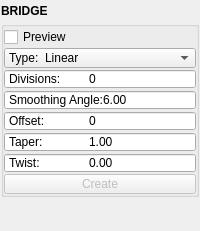
<?xml version="1.0" encoding="UTF-8"?>
<ui version="4.0">
 <class>QtUi</class>
 <widget class="QMainWindow" name="QtUi">
  <property name="geometry">
   <rect>
    <x>0</x>
    <y>0</y>
    <width>200</width>
    <height>231</height>
   </rect>
  </property>
  <property name="tabShape">
   <enum>QTabWidget::Triangular</enum>
  </property>
  <property name="dockNestingEnabled">
   <bool>true</bool>
  </property>
  <property name="dockOptions">
   <set>QMainWindow::AllowNestedDocks|QMainWindow::AllowTabbedDocks|QMainWindow::AnimatedDocks|QMainWindow::ForceTabbedDocks</set>
  </property>
  <property name="bnabled" stdset="0">
   <bool>true</bool>
  </property>
  <widget class="QWidget" name="central_widget">
   <property name="minimumSize">
    <size>
     <width>200</width>
     <height>0</height>
    </size>
   </property>
   <layout class="QVBoxLayout" name="verticalLayout_2">
    <property name="leftMargin">
     <number>1</number>
    </property>
    <property name="topMargin">
     <number>1</number>
    </property>
    <property name="rightMargin">
     <number>1</number>
    </property>
    <property name="bottomMargin">
     <number>1</number>
    </property>
    <item>
     <layout class="QVBoxLayout" name="verticalLayout">
      <property name="spacing">
       <number>0</number>
      </property>
      <item>
       <widget class="Header" name="header">
        <property name="minimumSize">
         <size>
          <width>0</width>
          <height>20</height>
         </size>
        </property>
        <property name="maximumSize">
         <size>
          <width>16777215</width>
          <height>20</height>
         </size>
        </property>
        <property name="font">
         <font>
          <weight>75</weight>
          <bold>true</bold>
         </font>
        </property>
        <property name="text">
         <string>BRIDGE</string>
        </property>
       </widget>
      </item>
      <item>
       <widget class="QGroupBox" name="duplicate">
        <property name="title">
         <string/>
        </property>
        <layout class="QGridLayout" name="gridLayout_4">
         <property name="leftMargin">
          <number>0</number>
         </property>
         <property name="topMargin">
          <number>0</number>
         </property>
         <property name="rightMargin">
          <number>0</number>
         </property>
         <property name="bottomMargin">
          <number>0</number>
         </property>
         <property name="horizontalSpacing">
          <number>0</number>
         </property>
         <property name="verticalSpacing">
          <number>1</number>
         </property>
         <item row="1" column="0" colspan="2">
          <layout class="QHBoxLayout" name="horizontalLayout">
           <property name="spacing">
            <number>0</number>
           </property>
           <item>
            <widget class="QCheckBox" name="chk000">
             <property name="minimumSize">
              <size>
               <width>0</width>
               <height>20</height>
              </size>
             </property>
             <property name="maximumSize">
              <size>
               <width>16777215</width>
               <height>20</height>
              </size>
             </property>
             <property name="toolTip">
              <string>Start the operation using any selected mesh objects.</string>
             </property>
             <property name="text">
              <string>Preview</string>
             </property>
             <property name="iconSize">
              <size>
               <width>18</width>
               <height>18</height>
              </size>
             </property>
             <property name="checkable">
              <bool>true</bool>
             </property>
            </widget>
           </item>
          </layout>
         </item>
         <item row="6" column="0" colspan="2">
          <widget class="DoubleSpinBox" name="s003">
           <property name="minimumSize">
            <size>
             <width>0</width>
             <height>20</height>
            </size>
           </property>
           <property name="maximumSize">
            <size>
             <width>16777215</width>
             <height>20</height>
            </size>
           </property>
           <property name="toolTip">
            <string>&lt;html&gt;&lt;head/&gt;&lt;body&gt;&lt;p&gt;&lt;span style=&quot; font-family:'Times New Roman'; font-size:medium; color:#000000; background-color:#ffffff;&quot;&gt;Taper or Scale along the extrusion path &lt;/span&gt;&lt;span style=&quot; font-family:'Times New Roman'; font-size:medium; font-style:italic; color:#000000; background-color:#ffffff;&quot;&gt;Default:&lt;/span&gt;&lt;span style=&quot; font-family:'Times New Roman'; font-size:medium; color:#000000; background-color:#ffffff;&quot;&gt; 1.0&lt;/span&gt;&lt;/p&gt;&lt;/body&gt;&lt;/html&gt;</string>
           </property>
           <property name="buttonSymbols">
            <enum>QAbstractSpinBox::NoButtons</enum>
           </property>
           <property name="prefix">
            <string>Taper:	</string>
           </property>
           <property name="decimals">
            <number>2</number>
           </property>
           <property name="minimum">
            <double>0.000000000000000</double>
           </property>
           <property name="maximum">
            <double>10000.000000000000000</double>
           </property>
           <property name="singleStep">
            <double>1.000000000000000</double>
           </property>
           <property name="value">
            <double>1.000000000000000</double>
           </property>
          </widget>
         </item>
         <item row="9" column="0" colspan="2">
          <layout class="QHBoxLayout" name="horizontalLayout_2">
           <property name="spacing">
            <number>0</number>
           </property>
           <item>
            <widget class="QPushButton" name="b000">
             <property name="enabled">
              <bool>false</bool>
             </property>
             <property name="minimumSize">
              <size>
               <width>0</width>
               <height>20</height>
              </size>
             </property>
             <property name="maximumSize">
              <size>
               <width>16777215</width>
               <height>20</height>
              </size>
             </property>
             <property name="toolTip">
              <string>Finish the operation.</string>
             </property>
             <property name="layoutDirection">
              <enum>Qt::RightToLeft</enum>
             </property>
             <property name="text">
              <string>Create</string>
             </property>
             <property name="autoDefault">
              <bool>false</bool>
             </property>
             <property name="default">
              <bool>false</bool>
             </property>
             <property name="flat">
              <bool>false</bool>
             </property>
             <property name="bnabled" stdset="0">
              <bool>true</bool>
             </property>
            </widget>
           </item>
          </layout>
         </item>
         <item row="3" column="0" colspan="2">
          <widget class="QSpinBox" name="s000">
           <property name="minimumSize">
            <size>
             <width>0</width>
             <height>20</height>
            </size>
           </property>
           <property name="maximumSize">
            <size>
             <width>16777215</width>
             <height>20</height>
            </size>
           </property>
           <property name="toolTip">
            <string>&lt;html&gt;&lt;head/&gt;&lt;body&gt;&lt;p&gt;&lt;span style=&quot; font-family:'Times New Roman'; font-size:medium; color:#000000; background-color:#ffffff;&quot;&gt;The number of subdivisions in the bridging faces (resulting in (divisions+1) row of faces). &lt;/span&gt;&lt;span style=&quot; font-family:'Times New Roman'; font-size:medium; font-style:italic; color:#000000; background-color:#ffffff;&quot;&gt;Default:&lt;/span&gt;&lt;span style=&quot; font-family:'Times New Roman'; font-size:medium; color:#000000; background-color:#ffffff;&quot;&gt; 1&lt;/span&gt;&lt;/p&gt;&lt;/body&gt;&lt;/html&gt;</string>
           </property>
           <property name="buttonSymbols">
            <enum>QAbstractSpinBox::NoButtons</enum>
           </property>
           <property name="prefix">
            <string>Divisions:	</string>
           </property>
           <property name="minimum">
            <number>0</number>
           </property>
           <property name="maximum">
            <number>1000</number>
           </property>
          </widget>
         </item>
         <item row="5" column="0" colspan="2">
          <widget class="DoubleSpinBox" name="s002">
           <property name="minimumSize">
            <size>
             <width>0</width>
             <height>20</height>
            </size>
           </property>
           <property name="maximumSize">
            <size>
             <width>16777215</width>
             <height>20</height>
            </size>
           </property>
           <property name="toolTip">
            <string>&lt;html&gt;&lt;head/&gt;&lt;body&gt;&lt;p&gt;&lt;span style=&quot; font-family:'Times New Roman'; font-size:medium; color:#000000; background-color:#ffffff;&quot;&gt;Add offset to which vertices are connected. &lt;/span&gt;&lt;span style=&quot; font-family:'Times New Roman'; font-size:medium; font-style:italic; color:#000000; background-color:#ffffff;&quot;&gt;Default:&lt;/span&gt;&lt;span style=&quot; font-family:'Times New Roman'; font-size:medium; color:#000000; background-color:#ffffff;&quot;&gt; 0&lt;/span&gt;&lt;/p&gt;&lt;/body&gt;&lt;/html&gt;</string>
           </property>
           <property name="buttonSymbols">
            <enum>QAbstractSpinBox::NoButtons</enum>
           </property>
           <property name="prefix">
            <string>Offset:	</string>
           </property>
           <property name="decimals">
            <number>0</number>
           </property>
           <property name="minimum">
            <double>0.000000000000000</double>
           </property>
           <property name="maximum">
            <double>10000.000000000000000</double>
           </property>
           <property name="singleStep">
            <double>1.000000000000000</double>
           </property>
           <property name="value">
            <double>0.000000000000000</double>
           </property>
          </widget>
         </item>
         <item row="4" column="0" colspan="2">
          <widget class="DoubleSpinBox" name="s001">
           <property name="minimumSize">
            <size>
             <width>0</width>
             <height>20</height>
            </size>
           </property>
           <property name="maximumSize">
            <size>
             <width>16777215</width>
             <height>20</height>
            </size>
           </property>
           <property name="toolTip">
            <string>&lt;html&gt;&lt;head/&gt;&lt;body&gt;&lt;p&gt;&lt;span style=&quot; font-family:'Times New Roman'; font-size:medium; color:#000000; background-color:#ffffff;&quot;&gt;Angle below which new edges will be smoothed &lt;/span&gt;&lt;span style=&quot; font-family:'Times New Roman'; font-size:medium; font-style:italic; color:#000000; background-color:#ffffff;&quot;&gt;Default:&lt;/span&gt;&lt;span style=&quot; font-family:'Times New Roman'; font-size:medium; color:#000000; background-color:#ffffff;&quot;&gt; kPi/6.0&lt;/span&gt;&lt;/p&gt;&lt;/body&gt;&lt;/html&gt;</string>
           </property>
           <property name="buttonSymbols">
            <enum>QAbstractSpinBox::NoButtons</enum>
           </property>
           <property name="prefix">
            <string>Smoothing Angle:</string>
           </property>
           <property name="decimals">
            <number>2</number>
           </property>
           <property name="minimum">
            <double>0.000000000000000</double>
           </property>
           <property name="maximum">
            <double>360.000000000000000</double>
           </property>
           <property name="singleStep">
            <double>1.000000000000000</double>
           </property>
           <property name="value">
            <double>6.000000000000000</double>
           </property>
          </widget>
         </item>
         <item row="7" column="0" colspan="2">
          <widget class="DoubleSpinBox" name="s004">
           <property name="minimumSize">
            <size>
             <width>0</width>
             <height>20</height>
            </size>
           </property>
           <property name="maximumSize">
            <size>
             <width>16777215</width>
             <height>20</height>
            </size>
           </property>
           <property name="toolTip">
            <string>&lt;html&gt;&lt;head/&gt;&lt;body&gt;&lt;p&gt;&lt;span style=&quot; font-family:'Times New Roman'; font-size:medium; color:#000000; background-color:#ffffff;&quot;&gt;Twist or Rotation along the extrusion path &lt;/span&gt;&lt;span style=&quot; font-family:'Times New Roman'; font-size:medium; font-style:italic; color:#000000; background-color:#ffffff;&quot;&gt;Default:&lt;/span&gt;&lt;span style=&quot; font-family:'Times New Roman'; font-size:medium; color:#000000; background-color:#ffffff;&quot;&gt; 0.0&lt;/span&gt;&lt;/p&gt;&lt;/body&gt;&lt;/html&gt;</string>
           </property>
           <property name="buttonSymbols">
            <enum>QAbstractSpinBox::NoButtons</enum>
           </property>
           <property name="prefix">
            <string>Twist:	</string>
           </property>
           <property name="decimals">
            <number>2</number>
           </property>
           <property name="minimum">
            <double>0.000000000000000</double>
           </property>
           <property name="maximum">
            <double>10000.000000000000000</double>
           </property>
           <property name="singleStep">
            <double>1.000000000000000</double>
           </property>
           <property name="value">
            <double>0.000000000000000</double>
           </property>
          </widget>
         </item>
         <item row="2" column="0" colspan="2">
          <widget class="ComboBox" name="cmb000">
           <property name="minimumSize">
            <size>
             <width>0</width>
             <height>20</height>
            </size>
           </property>
           <property name="maximumSize">
            <size>
             <width>16777215</width>
             <height>20</height>
            </size>
           </property>
           <property name="maxVisibleItems">
            <number>40</number>
           </property>
           <property name="maxCount">
            <number>500</number>
           </property>
           <property name="sizeAdjustPolicy">
            <enum>QComboBox::AdjustToContents</enum>
           </property>
           <property name="frame">
            <bool>true</bool>
           </property>
           <item>
            <property name="text">
             <string>Type:  Linear</string>
            </property>
           </item>
           <item>
            <property name="text">
             <string>Type:  Blend</string>
            </property>
           </item>
           <item>
            <property name="text">
             <string>Type:  Curve</string>
            </property>
           </item>
          </widget>
         </item>
        </layout>
       </widget>
      </item>
      <item>
       <spacer name="verticalSpacer">
        <property name="orientation">
         <enum>Qt::Vertical</enum>
        </property>
        <property name="sizeHint" stdset="0">
         <size>
          <width>0</width>
          <height>10</height>
         </size>
        </property>
       </spacer>
      </item>
     </layout>
    </item>
   </layout>
  </widget>
 </widget>
 <customwidgets>
  <customwidget>
   <class>Header</class>
   <extends>QLabel</extends>
   <header>uitk.widgets.header.Header.h</header>
  </customwidget>
  <customwidget>
   <class>ComboBox</class>
   <extends>QComboBox</extends>
   <header>uitk.widgets.comboBox.ComboBox.h</header>
  </customwidget>
  <customwidget>
   <class>DoubleSpinBox</class>
   <extends>QDoubleSpinBox</extends>
   <header>widgets.doublespinbox.h</header>
  </customwidget>
 </customwidgets>
 <resources/>
 <connections/>
 <designerdata>
  <property name="gridDeltaX">
   <number>5</number>
  </property>
  <property name="gridDeltaY">
   <number>5</number>
  </property>
  <property name="gridSnapX">
   <bool>true</bool>
  </property>
  <property name="gridSnapY">
   <bool>true</bool>
  </property>
  <property name="gridVisible">
   <bool>true</bool>
  </property>
 </designerdata>
</ui>
